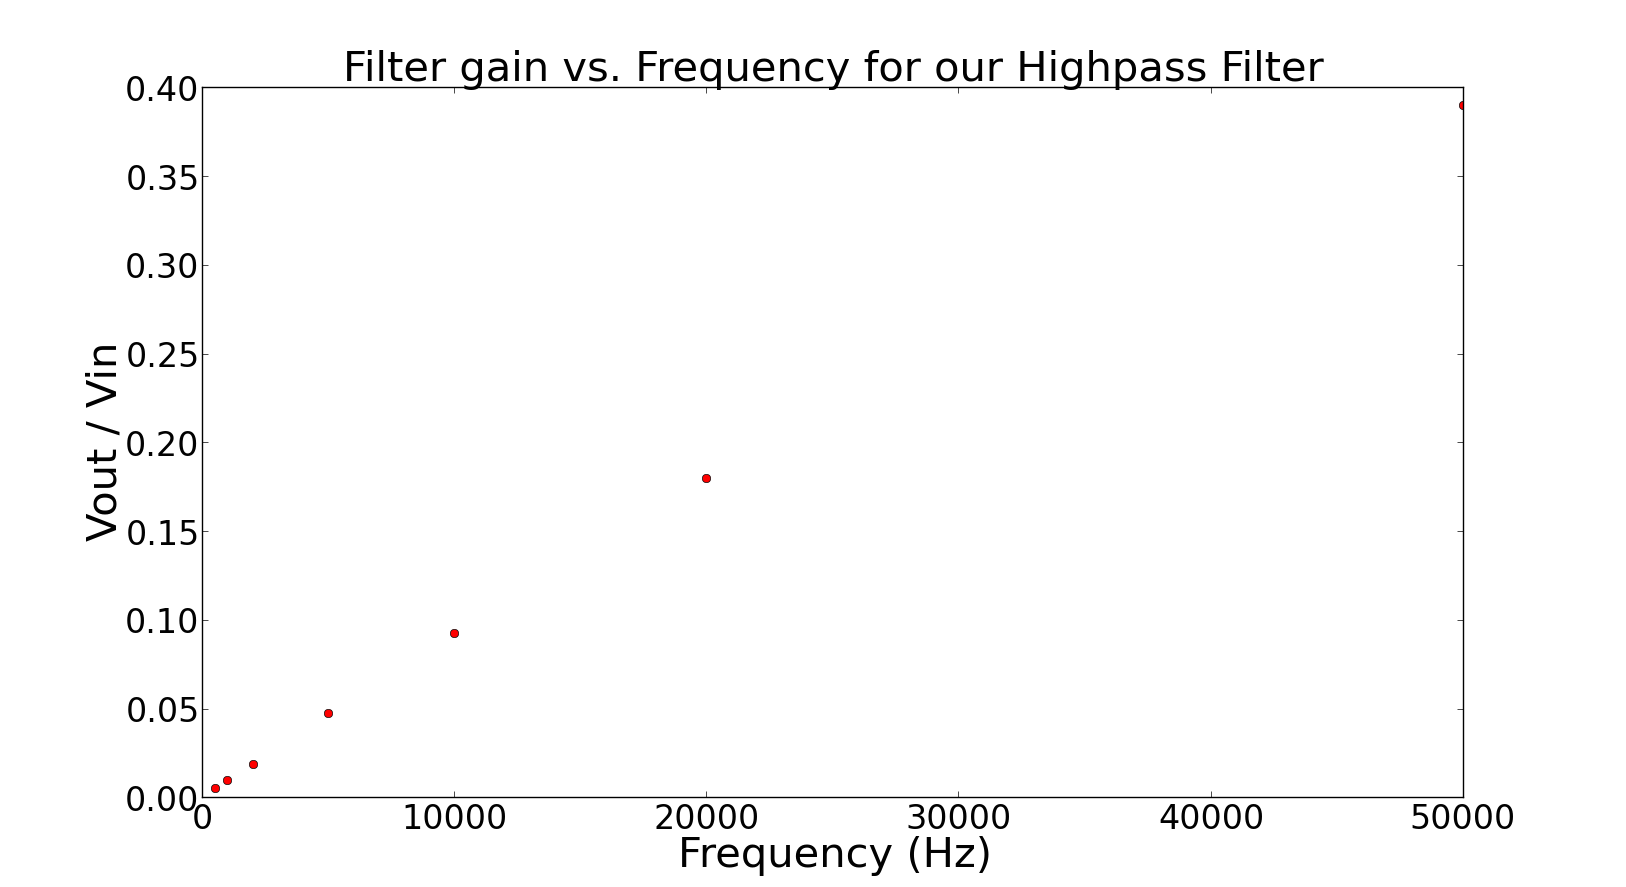

Here is the Python script that generated this plot:
import matplotlib.pyplot as plt
import numpy as np
import math
x=[500,1000,2000,5000,10000,20000,50000]
y=[0.02,0.04,0.076,0.19,0.37,0.72,1.56]

plt.plot(x, [q/4 for q in y], 'ro')
plt.tick_params(axis='both', which='major', labelsize=24)

plt.xlabel("Frequency (Hz)", fontsize=30)
plt.ylabel("Vout / Vin", fontsize=30)
plt.title("Filter gain vs. Frequency for our Highpass Filter", fontsize=30)
plt.show()
